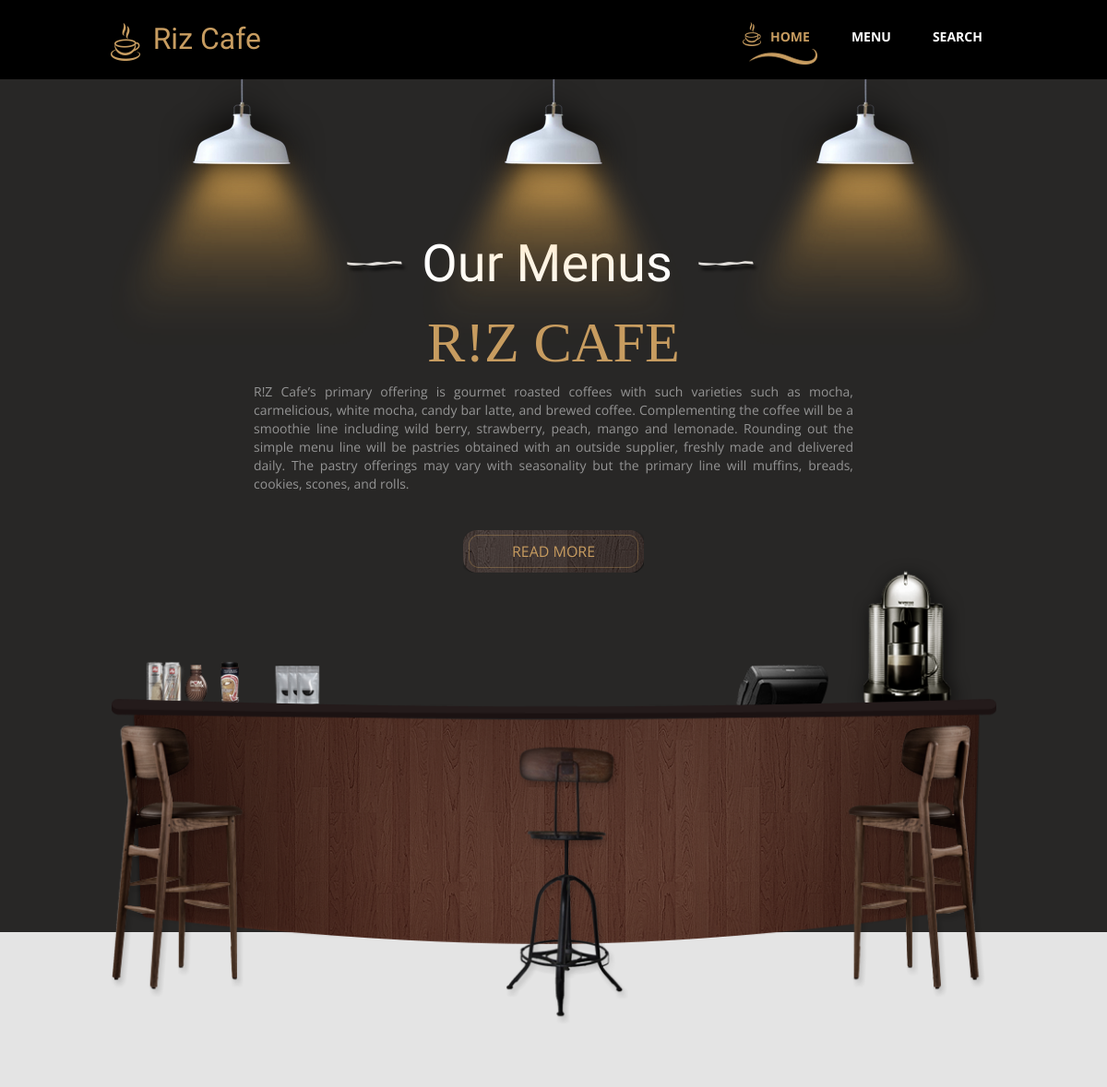
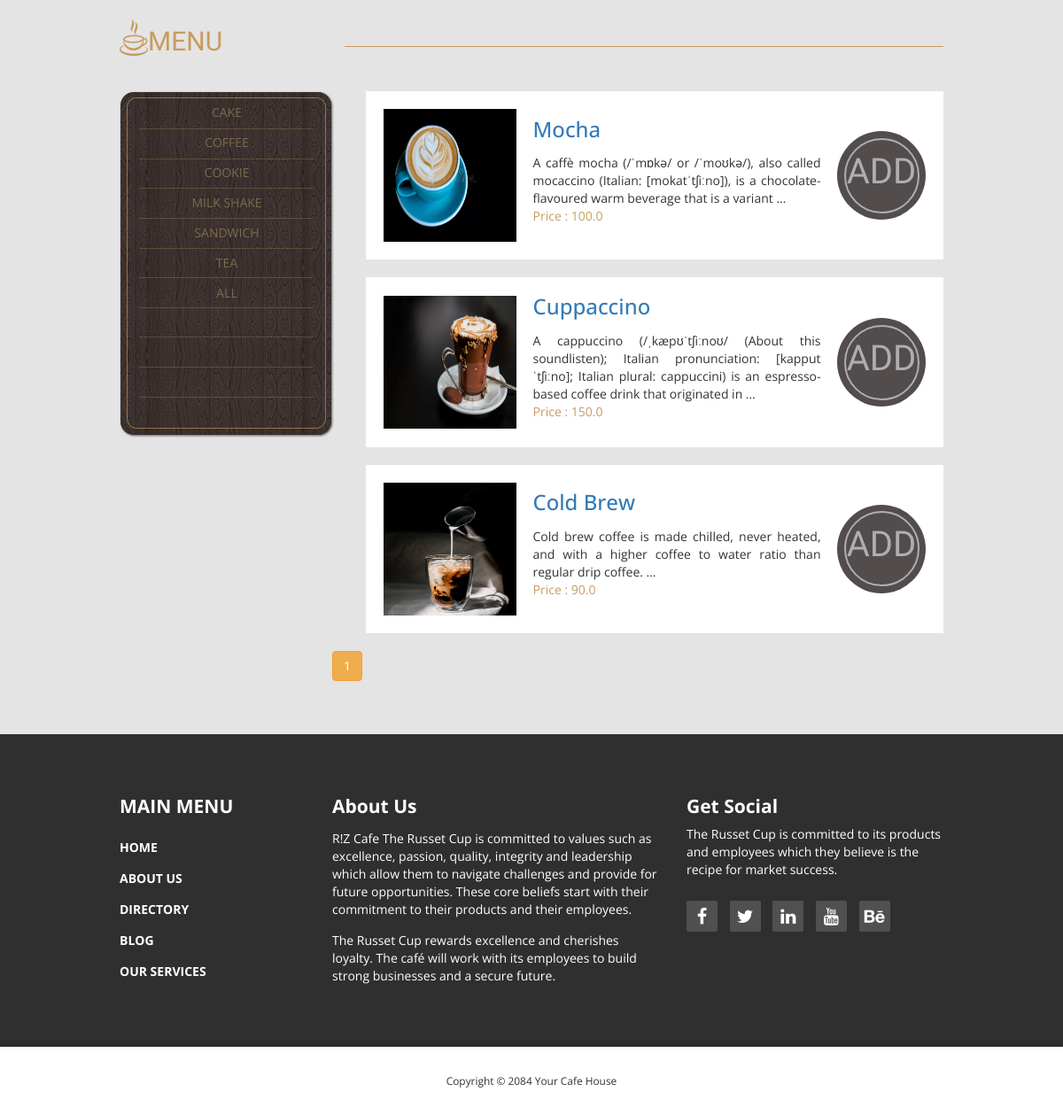
Page /coffee/ on the committed database (2 pictures, top to bottom).
### CafeApp/models.py (models this page shows, shortened)
class Category(models.Model):
    cname = models.CharField(max_length=250, unique=True)
    cslug = models.SlugField(max_length=250, unique=True)
    cdes = models.TextField()
    cimg = models.ImageField(upload_to='picture')
    class Meta:
        ordering = ('cname',)
        verbose_name = 'category'
        verbose_name_plural = 'categories'
    def get_url(self):
        return reverse('pro_menu', args=[self.cslug])

class Products(models.Model):
    pname = models.CharField(max_length=250, unique=True)
    pslug = models.SlugField(max_length=250, unique=True)
    pcategory = models.ForeignKey(Category, on_delete=models.CASCADE)
    pprice = models.FloatField()
    pimg = models.ImageField(upload_to='picture')
    pdes = models.TextField()
    pstock = models.IntegerField()
    pavailable = models.BooleanField()
    def get_url(self):
        return reverse('Display', args=[self.pcategory.cslug, self.pslug])

### CafeApp/views.py (the view)
# urls.py: path('<slug:cslug>/', views.pro_menu, name='pro_menu'),
def pro_menu(request, cslug=None):
    c_page = None
    pro = None
    if cslug is not None:
        c_page = get_object_or_404(Category, cslug=cslug)
        pro = Products.objects.filter(pcategory=c_page, pavailable=True)
    else:
        pro = Products.objects.all().filter(pavailable=True)
    cat = Category.objects.all()
    paginator = Paginator(pro, 3)
    try:
        page = int(request.GET.get('page', '1'))
    except:
        page = 1
    try:
        pg = paginator.page(page)
    except(EmptyPage, InvalidPage):
        pg = paginator.page(paginator)
    return render(request, 'menu.html', {'pr': pro, 'ct': cat, 'pg': pg})

### AppCart/context_processor.py (called while the page is built)
def count(request):
    items_count = 0
    if 'admin' in request.path:
        return {}
    else:
        try:
            if request.user.is_authenticated:
                ct = CartList.objects.filter(user=request.user)
                cti = Items.objects.all().filter(cart=ct[:1])
                for c in cti:
                    items_count += c.iquan
        except CartList.DoesNotExist:
            items_count = 0
        return dict(itc=items_count)

### Templates/menu.html (shortened to what this page needs)
{% extends 'base.html' %}
{% load static %}
{% block content %}
    <section class="tm-welcome-section">
      <div class="container tm-position-relative">
        <div class="tm-lights-container">
          <img src="{% static 'img/light.png' %}" alt="Light" class="light light-1">
          <img src="{% static 'img/light.png' %}" alt="Light" class="light light-2">
          <img src="{% static 'img/light.png' %}" alt="Light" class="light light-3">
        </div>
        <div class="row tm-welcome-content">
          <h2 class="white-text tm-handwriting-font tm-welcome-header"><img src="{% static 'img/header-line.png' %}" alt="Line" class="tm-header-line">&nbsp;Our Menus&nbsp;&nbsp;<img src="{% static 'img/header-line.png' %}" alt="Line" class="tm-header-line"></h2>
          <h2 class="gold-text tm-welcome-header-2">R!Z Cafe</h2>
          <p class="gray-text tm-welcome-description">R!Z Cafe’s primary offering is gourmet roasted coffees with such varieties such as mocha, carmelicious, white mocha, candy bar latte, and brewed coffee. Complementing the coffee will be a smoothie line including wild berry, strawberry, peach, mango and lemonade. Rounding out the simple menu line will be pastries obtained with an outside supplier, freshly made and delivered daily. The pastry offerings may vary with seasonality but the primary line will muffins, breads, cookies, scones, and rolls. </p>
          <a href="#main" class="tm-more-button tm-more-button-welcome">Read More</a>
        </div>
        <img src="{% static 'img/table-set.png' %}" alt="Table Set" class="tm-table-set img-responsive">
      </div>
    </section>
    <div class="tm-main-section light-gray-bg">
      <div class="container" id="main">
        <section class="tm-section row">
          <div class="col-lg-12 tm-section-header-container margin-bottom-30">
            <h2 class="tm-section-header gold-text tm-handwriting-font"><img src="{% static 'img/logo.png' %}" alt="Logo" class="tm-site-logo">MENU</h2>
            <div class="tm-hr-container"><hr class="tm-hr"></div>
          </div>
          <div>
            <div class="col-lg-3 col-md-3">
              <div class="tm-position-relative margin-bottom-30">
                <nav class="tm-side-menu">
                  <ul>
                  {% for i in ct %}
                    <li><a href={{i.get_url}}>{{i.cname}}</a></li>
                     {% endfor %}
                        <li><a href="{% url 'menu'  %}">ALL</a></li>
                  </ul>
                </nav>
                <img src="{% static 'img/vertical-menu-bg.png' %}" alt="Menu bg" class="tm-side-menu-bg">
              </div>
            </div>
            <div class="tm-menu-product-content col-lg-9 col-md-9">
               {% for p in pg.object_list %}
              <div class="tm-product">
                <img src="{{p.pimg.url}}" height="150px" width="150px" alt="Product">
                <div class="tm-product-text">
                  <h3 class="tm-product-title"><a href={{p.get_url}}>{{p.pname}}</a></h3>
                  <p class="tm-product-description">{{p.pdes|truncatewords:20}}</p>
                  <p class="tm-section-header gold-text tm-handwriting-font>Price">Price :  {{p.pprice}}</p>
                </div>
                <div class="tm-product-price">
                  <a href="{% url 'add' p.id %}" class="tm-product-price-link tm-handwriting-font">ADD</a>
                </div>
              </div>
                    {% endfor %}
                <div>
              {% for p in pg.paginator.page_range %}
                                <a href="?page={{p}}" class="btn btn-warning"
                                   {% if pg.number == p %}
                                   active
                                   {% endif %}>
                                            {{p}}</a>
                                            {% endfor %}
                </div>
            </div>
          </div>
        </section>
      </div>
      </div>
{% endblock %}

### static/css/templatemo-style.css (style rules this page uses)
body { overflow-x: hidden; }
ul { margin: 0; padding: 0; }
* { font-family: 'Open Sans', sans-serif; }
.container { max-width: 960px; }
.tm-handwriting-font { font-family: 'Damion', cursive; }
.tm-site-logo, .tm-site-name { vertical-align: bottom; }
.tm-section { margin-bottom: 60px; }
.tm-welcome-section { background: #282726; text-align: center; }
.white-text { color: white; }
.gold-text { color: #c79c60; }
.gray-text { color: #949494; }
.tm-welcome-header { font-size: 56px; }
.tm-welcome-header-2 { font-family: 'Times New Roman', serif; font-size: 62px; text-transform: uppercase; }
.tm-welcome-content { margin: 150px auto 350px; max-width: 650px; }
.tm-welcome-description { text-align: justify; }
.tm-more-button-welcome { margin: 40px auto; }
.tm-more-button { display: -webkit-box; display: -webkit-flex; display: -ms-flexbox; display: flex; -webkit-box-pack: center; -webkit-justify-content: center; -ms-flex-pack: center; justify-content: center; -webkit-box-align: center; -webkit-align-items: center; -ms-flex-align: center; align-items: center; background-image: url(../img/tm-brown-button.png); width: 196px; height: 46px; text-transform: uppercase; font-size: 16px; color: #c79c60; -webkit-transition: all 0.3s ease; transition: all 0.3s ease; }
.tm-position-relative { position: relative; }
.tm-table-set { position: absolute; bottom: -100px; left: 0; }
.tm-lights-container { position: absolute; top: 0; left: 0; display: -webkit-box; display: -webkit-flex; display: -ms-flexbox; display: flex; -webkit-box-pack: justify; -webkit-justify-content: space-between; -ms-flex-pack: justify; justify-content: space-between; width: 100%; }
.light-gray-bg { background-color: #e4e4e4; }
.tm-main-section { padding-top: 170px; }
.margin-bottom-30 { margin-bottom: 30px; }
.tm-section-header-container { display: -webkit-box; display: -webkit-flex; display: -ms-flexbox; display: flex; -webkit-box-align: end; -webkit-align-items: flex-end; -ms-flex-align: end; align-items: flex-end; }
.tm-section-header { width: 350px; }
.tm-hr-container { width: 100%; height: 41px; }
.tm-hr { border-color: #c79c60; }
.tm-side-menu { color: white; width: 242px; padding-top: 7px; position: relative; z-index: 1; text-align: center; text-transform: uppercase; }
.tm-side-menu-bg { position: absolute; top: 0; left: 0; }
.tm-side-menu li { list-style: none; }
.tm-side-menu li a { color: #7c6a51; padding: 7px; display: block; -webkit-transition: all 0.3s ease; transition: all 0.3s ease; }
.tm-product { margin-right: 0; margin-left: auto; max-width: 652px; display: -webkit-box; display: -webkit-flex; display: -ms-flexbox; display: flex; -webkit-box-pack: justify; -webkit-justify-content: space-between; -ms-flex-pack: justify; justify-content: space-between; -webkit-box-align: center; -webkit-align-items: center; -ms-flex-align: center; align-items: center; background-color: white; padding: 20px; }
.tm-product-text { max-width: 325px; }
.tm-product-price { width: 100px; height: 100px; background-color: rgb(82, 76, 76); border-radius: 50%; display: -webkit-box; display: -webkit-flex; display: -ms-flexbox; display: flex; -webkit-box-align: center; -webkit-align-items: center; -ms-flex-align: center; align-items: center; -webkit-box-pack: center; -webkit-justify-content: center; -ms-flex-pack: center; justify-content: center; color: white; position: relative; }
.tm-product-title { margin-top: 0; margin-bottom: 15px; -webkit-transition: all 0.3s ease; transition: all 0.3s ease; }
.tm-product-description { margin-bottom: 0; text-align: justify; }
.tm-product-price-link { border: 2px solid rgb(174,174,174); border-radius: 50%; width: 85px; height: 85px; -webkit-transition: all 0.3s ease; transition: all 0.3s ease; text-align: center; padding-top: 7px; font-size: 40px; color: rgb(174,174,174); }
.tm-product { cursor: pointer; margin-bottom: 20px; }

### rows in the picture
Category: cname "CAKE"
Category: cname "COFFEE"
Category: cname "COOKIE"
Category: cname "MILK SHAKE"
Category: cname "SANDWICH"
Category: cname "TEA"
Products: pimg (picture), pname "Mocha", pdes "A caffè mocha (/ˈmɒkə/ or /ˈmoʊkə/), also called mocaccino (Italian: [mokatˈtʃiːno]), is a chocolate-flavoured warm beverage that is a variant …", pprice "100.0"
Products: pimg (picture), pname "Cuppaccino", pdes "A cappuccino (/ˌkæpʊˈtʃiːnoʊ/ (About this soundlisten); Italian pronunciation: [kapputˈtʃiːno]; Italian plural: cappuccini) is an espresso-based coffee drink that originated in …", pprice "150.0"
Products: pimg (picture), pname "Cold Brew", pdes "Cold brew coffee is made chilled, never heated, and with a higher coffee to water ratio than regular drip coffee. …", pprice "90.0"

### other values in the picture
{{ p }} "1"
